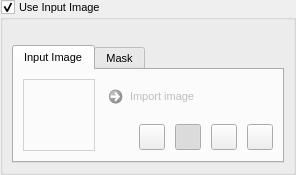
<?xml version="1.0" encoding="UTF-8"?>
<ui version="4.0">
 <class>Form</class>
 <widget class="QWidget" name="Form">
  <property name="geometry">
   <rect>
    <x>0</x>
    <y>0</y>
    <width>296</width>
    <height>175</height>
   </rect>
  </property>
  <property name="maximumSize">
   <size>
    <width>16777215</width>
    <height>175</height>
   </size>
  </property>
  <property name="windowTitle">
   <string>Form</string>
  </property>
  <layout class="QGridLayout" name="gridLayout_2">
   <property name="leftMargin">
    <number>0</number>
   </property>
   <property name="topMargin">
    <number>0</number>
   </property>
   <property name="rightMargin">
    <number>0</number>
   </property>
   <property name="bottomMargin">
    <number>0</number>
   </property>
   <property name="spacing">
    <number>0</number>
   </property>
   <item row="0" column="0">
    <widget class="QWidget" name="widget" native="true">
     <property name="maximumSize">
      <size>
       <width>16777215</width>
       <height>16777215</height>
      </size>
     </property>
     <property name="font">
      <font>
       <pointsize>9</pointsize>
       <bold>false</bold>
      </font>
     </property>
     <layout class="QGridLayout" name="gridLayout_3">
      <property name="leftMargin">
       <number>0</number>
      </property>
      <property name="topMargin">
       <number>0</number>
      </property>
      <property name="rightMargin">
       <number>0</number>
      </property>
      <property name="bottomMargin">
       <number>0</number>
      </property>
      <property name="spacing">
       <number>0</number>
      </property>
      <item row="0" column="0">
       <widget class="QGroupBox" name="groupBox">
        <property name="font">
         <font>
          <pointsize>8</pointsize>
          <bold>false</bold>
         </font>
        </property>
        <property name="title">
         <string>Use Input Image</string>
        </property>
        <property name="checkable">
         <bool>true</bool>
        </property>
        <layout class="QGridLayout" name="gridLayout_5">
         <property name="leftMargin">
          <number>9</number>
         </property>
         <property name="rightMargin">
          <number>9</number>
         </property>
         <item row="1" column="0">
          <widget class="QTabWidget" name="tabWidget">
           <property name="minimumSize">
            <size>
             <width>0</width>
             <height>0</height>
            </size>
           </property>
           <property name="maximumSize">
            <size>
             <width>16777215</width>
             <height>118</height>
            </size>
           </property>
           <property name="font">
            <font>
             <pointsize>8</pointsize>
             <bold>false</bold>
            </font>
           </property>
           <property name="currentIndex">
            <number>0</number>
           </property>
           <widget class="QWidget" name="tab_7">
            <attribute name="title">
             <string>Input Image</string>
            </attribute>
            <layout class="QGridLayout" name="gridLayout">
             <item row="0" column="2" rowspan="3">
              <layout class="QVBoxLayout" name="verticalLayout_2">
               <property name="spacing">
                <number>10</number>
               </property>
               <item>
                <widget class="QCommandLinkButton" name="import_image_button">
                 <property name="enabled">
                  <bool>false</bool>
                 </property>
                 <property name="sizePolicy">
                  <sizepolicy hsizetype="MinimumExpanding" vsizetype="Preferred">
                   <horstretch>0</horstretch>
                   <verstretch>0</verstretch>
                  </sizepolicy>
                 </property>
                 <property name="minimumSize">
                  <size>
                   <width>0</width>
                   <height>35</height>
                  </size>
                 </property>
                 <property name="maximumSize">
                  <size>
                   <width>16777215</width>
                   <height>35</height>
                  </size>
                 </property>
                 <property name="font">
                  <font>
                   <pointsize>8</pointsize>
                   <bold>false</bold>
                  </font>
                 </property>
                 <property name="text">
                  <string>Import image</string>
                 </property>
                </widget>
               </item>
               <item>
                <layout class="QHBoxLayout" name="horizontalLayout_2">
                 <item>
                  <spacer name="horizontalSpacer">
                   <property name="orientation">
                    <enum>Qt::Horizontal</enum>
                   </property>
                   <property name="sizeHint" stdset="0">
                    <size>
                     <width>40</width>
                     <height>20</height>
                    </size>
                   </property>
                  </spacer>
                 </item>
                 <item>
                  <widget class="QPushButton" name="use_imported_image_button">
                   <property name="minimumSize">
                    <size>
                     <width>26</width>
                     <height>26</height>
                    </size>
                   </property>
                   <property name="maximumSize">
                    <size>
                     <width>26</width>
                     <height>26</height>
                    </size>
                   </property>
                   <property name="font">
                    <font>
                     <pointsize>8</pointsize>
                     <bold>false</bold>
                    </font>
                   </property>
                   <property name="toolTip">
                    <string>Import an Input Image</string>
                   </property>
                   <property name="text">
                    <string/>
                   </property>
                   <property name="icon">
                    <iconset>
                     <normaloff>../../src/icons/046-import.png</normaloff>../../src/icons/046-import.png</iconset>
                   </property>
                   <property name="checkable">
                    <bool>true</bool>
                   </property>
                  </widget>
                 </item>
                 <item>
                  <widget class="QPushButton" name="use_grid_image_button">
                   <property name="minimumSize">
                    <size>
                     <width>26</width>
                     <height>26</height>
                    </size>
                   </property>
                   <property name="maximumSize">
                    <size>
                     <width>26</width>
                     <height>26</height>
                    </size>
                   </property>
                   <property name="toolTip">
                    <string>Use the active grid image as the Input Image</string>
                   </property>
                   <property name="text">
                    <string/>
                   </property>
                   <property name="icon">
                    <iconset>
                     <normaloff>../../src/icons/032-pixels.png</normaloff>../../src/icons/032-pixels.png</iconset>
                   </property>
                   <property name="checkable">
                    <bool>true</bool>
                   </property>
                   <property name="checked">
                    <bool>true</bool>
                   </property>
                  </widget>
                 </item>
                 <item>
                  <widget class="QPushButton" name="recycle_grid_image_button">
                   <property name="minimumSize">
                    <size>
                     <width>26</width>
                     <height>26</height>
                    </size>
                   </property>
                   <property name="maximumSize">
                    <size>
                     <width>26</width>
                     <height>26</height>
                    </size>
                   </property>
                   <property name="toolTip">
                    <string>Reuse the same Input image each time - do not refresh it with the latest</string>
                   </property>
                   <property name="text">
                    <string/>
                   </property>
                   <property name="icon">
                    <iconset>
                     <normaloff>../../src/icons/047-recycle.png</normaloff>../../src/icons/047-recycle.png</iconset>
                   </property>
                   <property name="checkable">
                    <bool>true</bool>
                   </property>
                  </widget>
                 </item>
                 <item>
                  <widget class="QPushButton" name="clear_image_button">
                   <property name="minimumSize">
                    <size>
                     <width>26</width>
                     <height>26</height>
                    </size>
                   </property>
                   <property name="maximumSize">
                    <size>
                     <width>26</width>
                     <height>26</height>
                    </size>
                   </property>
                   <property name="toolTip">
                    <string>Clear the selected Input Image</string>
                   </property>
                   <property name="text">
                    <string/>
                   </property>
                   <property name="icon">
                    <iconset>
                     <normaloff>../../src/icons/006-trash.png</normaloff>../../src/icons/006-trash.png</iconset>
                   </property>
                  </widget>
                 </item>
                </layout>
               </item>
              </layout>
             </item>
             <item row="0" column="0">
              <layout class="QVBoxLayout" name="verticalLayout">
               <item>
                <widget class="QLabel" name="image_thumbnail">
                 <property name="minimumSize">
                  <size>
                   <width>72</width>
                   <height>72</height>
                  </size>
                 </property>
                 <property name="maximumSize">
                  <size>
                   <width>72</width>
                   <height>72</height>
                  </size>
                 </property>
                 <property name="styleSheet">
                  <string notr="true">border: 1px solid #d2d2d2; border-radius: 0;</string>
                 </property>
                 <property name="text">
                  <string/>
                 </property>
                </widget>
               </item>
              </layout>
             </item>
            </layout>
           </widget>
           <widget class="QWidget" name="tab_8">
            <attribute name="title">
             <string>Mask</string>
            </attribute>
            <layout class="QGridLayout" name="gridLayout_4">
             <item row="0" column="0">
              <layout class="QVBoxLayout" name="verticalLayout_3">
               <item>
                <widget class="QLabel" name="image_thumbnail_2">
                 <property name="minimumSize">
                  <size>
                   <width>72</width>
                   <height>72</height>
                  </size>
                 </property>
                 <property name="maximumSize">
                  <size>
                   <width>72</width>
                   <height>72</height>
                  </size>
                 </property>
                 <property name="styleSheet">
                  <string notr="true">border: 1px solid #d2d2d2; border-radius: 0;</string>
                 </property>
                 <property name="text">
                  <string/>
                 </property>
                </widget>
               </item>
              </layout>
             </item>
             <item row="0" column="1" colspan="2">
              <layout class="QVBoxLayout" name="verticalLayout_4">
               <property name="spacing">
                <number>10</number>
               </property>
               <item>
                <widget class="QCommandLinkButton" name="mask_import_image_button">
                 <property name="enabled">
                  <bool>false</bool>
                 </property>
                 <property name="sizePolicy">
                  <sizepolicy hsizetype="MinimumExpanding" vsizetype="Preferred">
                   <horstretch>0</horstretch>
                   <verstretch>0</verstretch>
                  </sizepolicy>
                 </property>
                 <property name="maximumSize">
                  <size>
                   <width>16777215</width>
                   <height>35</height>
                  </size>
                 </property>
                 <property name="font">
                  <font>
                   <pointsize>8</pointsize>
                   <bold>false</bold>
                  </font>
                 </property>
                 <property name="text">
                  <string>Import image</string>
                 </property>
                </widget>
               </item>
               <item>
                <layout class="QHBoxLayout" name="horizontalLayout_3">
                 <item>
                  <spacer name="horizontalSpacer_2">
                   <property name="orientation">
                    <enum>Qt::Horizontal</enum>
                   </property>
                   <property name="sizeHint" stdset="0">
                    <size>
                     <width>40</width>
                     <height>20</height>
                    </size>
                   </property>
                  </spacer>
                 </item>
                 <item>
                  <widget class="QPushButton" name="mask_link_to_input_image_button">
                   <property name="minimumSize">
                    <size>
                     <width>26</width>
                     <height>26</height>
                    </size>
                   </property>
                   <property name="maximumSize">
                    <size>
                     <width>26</width>
                     <height>26</height>
                    </size>
                   </property>
                   <property name="toolTip">
                    <string>Create a mask image based on the ControlNet Input Image</string>
                   </property>
                   <property name="text">
                    <string/>
                   </property>
                   <property name="icon">
                    <iconset>
                     <normaloff>../../src/icons/048-chain.png</normaloff>../../src/icons/048-chain.png</iconset>
                   </property>
                  </widget>
                 </item>
                 <item>
                  <widget class="QPushButton" name="mask_use_imported_image_button">
                   <property name="minimumSize">
                    <size>
                     <width>26</width>
                     <height>26</height>
                    </size>
                   </property>
                   <property name="maximumSize">
                    <size>
                     <width>26</width>
                     <height>26</height>
                    </size>
                   </property>
                   <property name="font">
                    <font>
                     <pointsize>8</pointsize>
                     <bold>false</bold>
                    </font>
                   </property>
                   <property name="toolTip">
                    <string>Import a mask image from disk</string>
                   </property>
                   <property name="text">
                    <string/>
                   </property>
                   <property name="icon">
                    <iconset>
                     <normaloff>../../src/icons/046-import.png</normaloff>../../src/icons/046-import.png</iconset>
                   </property>
                   <property name="checkable">
                    <bool>true</bool>
                   </property>
                  </widget>
                 </item>
                 <item>
                  <widget class="QPushButton" name="mask_export_image_button">
                   <property name="minimumSize">
                    <size>
                     <width>26</width>
                     <height>26</height>
                    </size>
                   </property>
                   <property name="maximumSize">
                    <size>
                     <width>26</width>
                     <height>26</height>
                    </size>
                   </property>
                   <property name="toolTip">
                    <string>Export a generated mask image to disk</string>
                   </property>
                   <property name="text">
                    <string/>
                   </property>
                   <property name="icon">
                    <iconset>
                     <normaloff>../../src/icons/export.png</normaloff>../../src/icons/export.png</iconset>
                   </property>
                   <property name="checkable">
                    <bool>true</bool>
                   </property>
                  </widget>
                 </item>
                 <item>
                  <widget class="QPushButton" name="mask_clear_image_button">
                   <property name="minimumSize">
                    <size>
                     <width>26</width>
                     <height>26</height>
                    </size>
                   </property>
                   <property name="maximumSize">
                    <size>
                     <width>26</width>
                     <height>26</height>
                    </size>
                   </property>
                   <property name="toolTip">
                    <string>Clear the mask image</string>
                   </property>
                   <property name="text">
                    <string/>
                   </property>
                   <property name="icon">
                    <iconset>
                     <normaloff>../../src/icons/006-trash.png</normaloff>../../src/icons/006-trash.png</iconset>
                   </property>
                  </widget>
                 </item>
                </layout>
               </item>
              </layout>
             </item>
            </layout>
           </widget>
          </widget>
         </item>
         <item row="0" column="0">
          <widget class="QFrame" name="scale_frame">
           <property name="frameShape">
            <enum>QFrame::NoFrame</enum>
           </property>
           <property name="frameShadow">
            <enum>QFrame::Plain</enum>
           </property>
          </widget>
         </item>
        </layout>
       </widget>
      </item>
     </layout>
    </widget>
   </item>
  </layout>
 </widget>
 <resources/>
 <connections/>
</ui>
